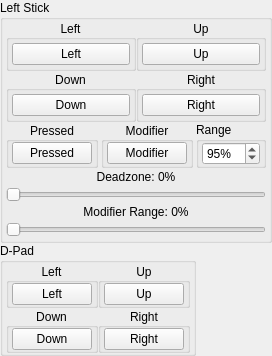
         <widget class="QWidget" name="bottomLeft" native="true">
          <layout class="QVBoxLayout" name="bottomLeftLayout" stretch="0,0,0">
           <property name="spacing">
            <number>0</number>
           </property>
           <property name="sizeConstraint">
            <enum>QLayout::SizeConstraint::SetDefaultConstraint</enum>
           </property>
           <property name="leftMargin">
            <number>0</number>
           </property>
           <property name="topMargin">
            <number>0</number>
           </property>
           <property name="rightMargin">
            <number>0</number>
           </property>
           <property name="bottomMargin">
            <number>0</number>
           </property>
           <item>
            <widget class="QGroupBox" name="LStick">
             <property name="sizePolicy">
              <sizepolicy hsizetype="Fixed" vsizetype="Fixed">
               <horstretch>0</horstretch>
               <verstretch>0</verstretch>
              </sizepolicy>
             </property>
             <property name="title">
              <string>Left Stick</string>
             </property>
             <property name="alignment">
              <set>Qt::AlignmentFlag::AlignLeading|Qt::AlignmentFlag::AlignLeft|Qt::AlignmentFlag::AlignTop</set>
             </property>
             <layout class="QVBoxLayout" name="verticalLayout_3">
              <property name="spacing">
               <number>0</number>
              </property>
              <property name="sizeConstraint">
               <enum>QLayout::SizeConstraint::SetDefaultConstraint</enum>
              </property>
              <property name="leftMargin">
               <number>3</number>
              </property>
              <property name="topMargin">
               <number>0</number>
              </property>
              <property name="rightMargin">
               <number>3</number>
              </property>
              <property name="bottomMargin">
               <number>0</number>
              </property>
              <item>
               <widget class="QWidget" name="LStickDirectionsWidget" native="true">
                <layout class="QGridLayout" name="gridLayout">
                 <property name="leftMargin">
                  <number>0</number>
                 </property>
                 <property name="topMargin">
                  <number>0</number>
                 </property>
                 <property name="rightMargin">
                  <number>0</number>
                 </property>
                 <property name="bottomMargin">
                  <number>0</number>
                 </property>
                 <property name="spacing">
                  <number>0</number>
                 </property>
                 <item row="1" column="0">
                  <widget class="QGroupBox" name="buttonLStickDownGroup">
                   <property name="title">
                    <string>Down</string>
                   </property>
                   <property name="alignment">
                    <set>Qt::AlignmentFlag::AlignCenter</set>
                   </property>
                   <layout class="QVBoxLayout" name="buttonLStickDownVerticalLayout">
                    <property name="spacing">
                     <number>0</number>
                    </property>
                    <property name="leftMargin">
                     <number>3</number>
                    </property>
                    <property name="topMargin">
                     <number>3</number>
                    </property>
                    <property name="rightMargin">
                     <number>3</number>
                    </property>
                    <property name="bottomMargin">
                     <number>3</number>
                    </property>
                    <item>
                     <widget class="QPushButton" name="buttonLStickDown">
                      <property name="text">
                       <string>Down</string>
                      </property>
                     </widget>
                    </item>
                   </layout>
                  </widget>
                 </item>
                 <item row="1" column="1">
                  <widget class="QGroupBox" name="buttonLStickRightGroup">
                   <property name="title">
                    <string>Right</string>
                   </property>
                   <property name="alignment">
                    <set>Qt::AlignmentFlag::AlignCenter</set>
                   </property>
                   <layout class="QVBoxLayout" name="buttonLStickRightVerticalLayout">
                    <property name="spacing">
                     <number>0</number>
                    </property>
                    <property name="leftMargin">
                     <number>3</number>
                    </property>
                    <property name="topMargin">
                     <number>3</number>
                    </property>
                    <property name="rightMargin">
                     <number>3</number>
                    </property>
                    <property name="bottomMargin">
                     <number>3</number>
                    </property>
                    <item>
                     <widget class="QPushButton" name="buttonLStickRight">
                      <property name="text">
                       <string>Right</string>
                      </property>
                     </widget>
                    </item>
                   </layout>
                  </widget>
                 </item>
                 <item row="0" column="0">
                  <widget class="QGroupBox" name="buttonLStickLeftGroup">
                   <property name="title">
                    <string>Left</string>
                   </property>
                   <property name="alignment">
                    <set>Qt::AlignmentFlag::AlignCenter</set>
                   </property>
                   <layout class="QVBoxLayout" name="buttonLStickLeftVerticalLayout">
                    <property name="spacing">
                     <number>0</number>
                    </property>
                    <property name="leftMargin">
                     <number>3</number>
                    </property>
                    <property name="topMargin">
                     <number>3</number>
                    </property>
                    <property name="rightMargin">
                     <number>3</number>
                    </property>
                    <property name="bottomMargin">
                     <number>3</number>
                    </property>
                    <item>
                     <widget class="QPushButton" name="buttonLStickLeft">
                      <property name="text">
                       <string>Left</string>
                      </property>
                     </widget>
                    </item>
                   </layout>
                  </widget>
                 </item>
                 <item row="0" column="1">
                  <widget class="QGroupBox" name="buttonLStickUpGroup">
                   <property name="title">
                    <string>Up</string>
                   </property>
                   <property name="alignment">
                    <set>Qt::AlignmentFlag::AlignCenter</set>
                   </property>
                   <property name="flat">
                    <bool>false</bool>
                   </property>
                   <layout class="QVBoxLayout" name="buttonLStickUpVerticalLayout">
                    <property name="spacing">
                     <number>0</number>
                    </property>
                    <property name="leftMargin">
                     <number>3</number>
                    </property>
                    <property name="topMargin">
                     <number>3</number>
                    </property>
                    <property name="rightMargin">
                     <number>3</number>
                    </property>
                    <property name="bottomMargin">
                     <number>3</number>
                    </property>
                    <item>
                     <widget class="QPushButton" name="buttonLStickUp">
                      <property name="text">
                       <string>Up</string>
                      </property>
                     </widget>
                    </item>
                   </layout>
                  </widget>
                 </item>
                </layout>
               </widget>
              </item>
              <item>
               <layout class="QHBoxLayout" name="buttonLStickPressedModifierHorizontalLayout">
                <property name="spacing">
                 <number>3</number>
                </property>
                <item alignment="Qt::AlignmentFlag::AlignHCenter">
                 <widget class="QGroupBox" name="buttonLStickPressedGroup">
                  <property name="title">
                   <string>Pressed</string>
                  </property>
                  <property name="alignment">
                   <set>Qt::AlignmentFlag::AlignCenter</set>
                  </property>
                  <layout class="QVBoxLayout" name="buttonLStickPressedVerticalLayout" stretch="0">
                   <property name="spacing">
                    <number>0</number>
                   </property>
                   <property name="leftMargin">
                    <number>3</number>
                   </property>
                   <property name="topMargin">
                    <number>0</number>
                   </property>
                   <property name="rightMargin">
                    <number>3</number>
                   </property>
                   <property name="bottomMargin">
                    <number>0</number>
                   </property>
                   <item>
                    <widget class="QPushButton" name="buttonLStick">
                     <property name="text">
                      <string>Pressed</string>
                     </property>
                    </widget>
                   </item>
                  </layout>
                 </widget>
                </item>
                <item alignment="Qt::AlignmentFlag::AlignHCenter">
                 <widget class="QGroupBox" name="buttonLStickModGroup">
                  <property name="title">
                   <string>Modifier</string>
                  </property>
                  <property name="alignment">
                   <set>Qt::AlignmentFlag::AlignCenter</set>
                  </property>
                  <layout class="QVBoxLayout" name="buttonLStickModVerticalLayout">
                   <property name="spacing">
                    <number>0</number>
                   </property>
                   <property name="leftMargin">
                    <number>3</number>
                   </property>
                   <property name="topMargin">
                    <number>0</number>
                   </property>
                   <property name="rightMargin">
                    <number>3</number>
                   </property>
                   <property name="bottomMargin">
                    <number>0</number>
                   </property>
                   <item>
                    <widget class="QPushButton" name="buttonLStickMod">
                     <property name="text">
                      <string>Modifier</string>
                     </property>
                    </widget>
                   </item>
                  </layout>
                 </widget>
                </item>
                <item>
                 <widget class="QGroupBox" name="buttonLStickRangeGroup">
                  <property name="title">
                   <string>Range</string>
                  </property>
                  <layout class="QHBoxLayout" name="buttonLStickRangeGroupHorizontalLayout">
                   <property name="spacing">
                    <number>0</number>
                   </property>
                   <property name="leftMargin">
                    <number>3</number>
                   </property>
                   <property name="topMargin">
                    <number>0</number>
                   </property>
                   <property name="rightMargin">
                    <number>3</number>
                   </property>
                   <property name="bottomMargin">
                    <number>0</number>
                   </property>
                   <item>
                    <widget class="QSpinBox" name="spinboxLStickRange">
                     <property name="suffix">
                      <string>%</string>
                     </property>
                     <property name="minimum">
                      <number>25</number>
                     </property>
                     <property name="maximum">
                      <number>150</number>
                     </property>
                     <property name="value">
                      <number>95</number>
                     </property>
                    </widget>
                   </item>
                  </layout>
                 </widget>
                </item>
               </layout>
              </item>
              <item>
               <layout class="QVBoxLayout" name="sliderLStickDeadzoneModifierRangeVerticalLayout">
                <property name="spacing">
                 <number>3</number>
                </property>
                <property name="sizeConstraint">
                 <enum>QLayout::SizeConstraint::SetDefaultConstraint</enum>
                </property>
                <property name="leftMargin">
                 <number>0</number>
                </property>
                <property name="topMargin">
                 <number>2</number>
                </property>
                <property name="rightMargin">
                 <number>0</number>
                </property>
                <property name="bottomMargin">
                 <number>3</number>
                </property>
                <item>
                 <layout class="QHBoxLayout" name="sliderLStickDeadzoneHorizontalLayout">
                  <item>
                   <widget class="QLabel" name="labelLStickDeadzone">
                    <property name="text">
                     <string>Deadzone: 0%</string>
                    </property>
                    <property name="alignment">
                     <set>Qt::AlignmentFlag::AlignHCenter</set>
                    </property>
                   </widget>
                  </item>
                 </layout>
                </item>
                <item>
                 <widget class="QSlider" name="sliderLStickDeadzone">
                  <property name="maximum">
                   <number>100</number>
                  </property>
                  <property name="orientation">
                   <enum>Qt::Orientation::Horizontal</enum>
                  </property>
                 </widget>
                </item>
                <item>
                 <layout class="QHBoxLayout" name="sliderLStickModifierRangeHorizontalLayout">
                  <item>
                   <widget class="QLabel" name="labelLStickModifierRange">
                    <property name="text">
                     <string>Modifier Range: 0%</string>
                    </property>
                    <property name="alignment">
                     <set>Qt::AlignmentFlag::AlignHCenter</set>
                    </property>
                   </widget>
                  </item>
                 </layout>
                </item>
                <item>
                 <widget class="QSlider" name="sliderLStickModifierRange">
                  <property name="maximum">
                   <number>100</number>
                  </property>
                  <property name="orientation">
                   <enum>Qt::Orientation::Horizontal</enum>
                  </property>
                 </widget>
                </item>
               </layout>
              </item>
             </layout>
            </widget>
           </item>
           <item>
            <widget class="QGroupBox" name="Dpad">
             <property name="sizePolicy">
              <sizepolicy hsizetype="Fixed" vsizetype="Fixed">
               <horstretch>0</horstretch>
               <verstretch>0</verstretch>
              </sizepolicy>
             </property>
             <property name="title">
              <string>D-Pad</string>
             </property>
             <property name="flat">
              <bool>false</bool>
             </property>
             <property name="checkable">
              <bool>false</bool>
             </property>
             <layout class="QVBoxLayout" name="verticalLayout_5">
              <property name="spacing">
               <number>0</number>
              </property>
              <property name="leftMargin">
               <number>3</number>
              </property>
              <property name="topMargin">
               <number>0</number>
              </property>
              <property name="rightMargin">
               <number>3</number>
              </property>
              <property name="bottomMargin">
               <number>0</number>
              </property>
              <item>
               <widget class="QWidget" name="dpadDirectionsWidget" native="true">
                <layout class="QGridLayout" name="gridLayout_2">
                 <property name="leftMargin">
                  <number>0</number>
                 </property>
                 <property name="topMargin">
                  <number>0</number>
                 </property>
                 <property name="rightMargin">
                  <number>0</number>
                 </property>
                 <property name="bottomMargin">
                  <number>0</number>
                 </property>
                 <property name="spacing">
                  <number>0</number>
                 </property>
                 <item row="1" column="0">
                  <widget class="QGroupBox" name="buttonDpadDownGroup">
                   <property name="title">
                    <string>Down</string>
                   </property>
                   <property name="alignment">
                    <set>Qt::AlignmentFlag::AlignCenter</set>
                   </property>
                   <layout class="QVBoxLayout" name="buttonDpadDownVerticalLayout">
                    <property name="spacing">
                     <number>0</number>
                    </property>
                    <property name="leftMargin">
                     <number>3</number>
                    </property>
                    <property name="topMargin">
                     <number>0</number>
                    </property>
                    <property name="rightMargin">
                     <number>3</number>
                    </property>
                    <property name="bottomMargin">
                     <number>0</number>
                    </property>
                    <item>
                     <widget class="QPushButton" name="buttonDpadDown">
                      <property name="text">
                       <string>Down</string>
                      </property>
                     </widget>
                    </item>
                   </layout>
                  </widget>
                 </item>
                 <item row="0" column="0">
                  <widget class="QGroupBox" name="buttonDpadLeftGroup">
                   <property name="title">
                    <string>Left</string>
                   </property>
                   <property name="alignment">
                    <set>Qt::AlignmentFlag::AlignCenter</set>
                   </property>
                   <layout class="QVBoxLayout" name="buttonDpadLeftVerticalLayout">
                    <property name="spacing">
                     <number>0</number>
                    </property>
                    <property name="leftMargin">
                     <number>3</number>
                    </property>
                    <property name="topMargin">
                     <number>0</number>
                    </property>
                    <property name="rightMargin">
                     <number>3</number>
                    </property>
                    <property name="bottomMargin">
                     <number>0</number>
                    </property>
                    <item>
                     <widget class="QPushButton" name="buttonDpadLeft">
                      <property name="text">
                       <string>Left</string>
                      </property>
                     </widget>
                    </item>
                   </layout>
                  </widget>
                 </item>
                 <item row="1" column="1">
                  <widget class="QGroupBox" name="buttonDpadRightGroup">
                   <property name="title">
                    <string>Right</string>
                   </property>
                   <property name="alignment">
                    <set>Qt::AlignmentFlag::AlignCenter</set>
                   </property>
                   <layout class="QVBoxLayout" name="buttonDpadRightVerticalLayout">
                    <property name="spacing">
                     <number>0</number>
                    </property>
                    <property name="leftMargin">
                     <number>3</number>
                    </property>
                    <property name="topMargin">
                     <number>0</number>
                    </property>
                    <property name="rightMargin">
                     <number>3</number>
                    </property>
                    <property name="bottomMargin">
                     <number>0</number>
                    </property>
                    <item>
                     <widget class="QPushButton" name="buttonDpadRight">
                      <property name="text">
                       <string>Right</string>
                      </property>
                     </widget>
                    </item>
                   </layout>
                  </widget>
                 </item>
                 <item row="0" column="1">
                  <widget class="QGroupBox" name="buttonDpadUpGroup">
                   <property name="title">
                    <string>Up</string>
                   </property>
                   <property name="alignment">
                    <set>Qt::AlignmentFlag::AlignCenter</set>
                   </property>
                   <layout class="QVBoxLayout" name="buttonDpadUpVerticalLayout">
                    <property name="spacing">
                     <number>0</number>
                    </property>
                    <property name="leftMargin">
                     <number>3</number>
                    </property>
                    <property name="topMargin">
                     <number>0</number>
                    </property>
                    <property name="rightMargin">
                     <number>3</number>
                    </property>
                    <property name="bottomMargin">
                     <number>0</number>
                    </property>
                    <item>
                     <widget class="QPushButton" name="buttonDpadUp">
                      <property name="text">
                       <string>Up</string>
                      </property>
                     </widget>
                    </item>
                   </layout>
                  </widget>
                 </item>
                </layout>
               </widget>
              </item>
             </layout>
            </widget>
           </item>
           <item>
            <spacer name="verticalSpacerBottomLeft_2">
             <property name="orientation">
              <enum>Qt::Orientation::Vertical</enum>
             </property>
             <property name="sizeHint" stdset="0">
              <size>
               <width>20</width>
               <height>0</height>
              </size>
             </property>
            </spacer>
           </item>
          </layout>
         </widget>
